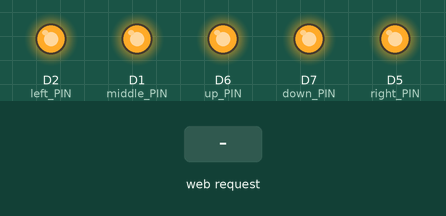
This sketch was run on a simulated ESP8266 (NodeMCU). Shown: output pins drawn as LEDs (lit = HIGH). Inputs (shaded band) come from the test bench. WiFi joins after 1.5 s; servers stay silent unless stated; what the sketch prints to the serial monitor is not drawn.

Above: at 3.2 s.
3.3 s: HTTP request GET /run-stop received
At 3.8 s:
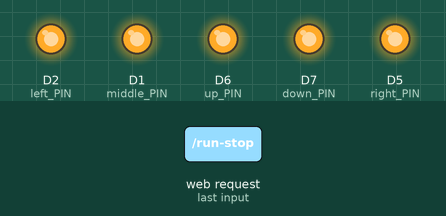
4.9 s: HTTP request GET /left received
At 6.2 s:
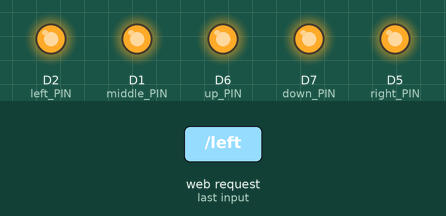
6.5 s: HTTP request GET /right received
At 7.5 s:
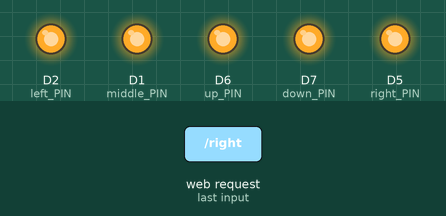
8.1 s: HTTP request GET /up received
At 8.7 s:
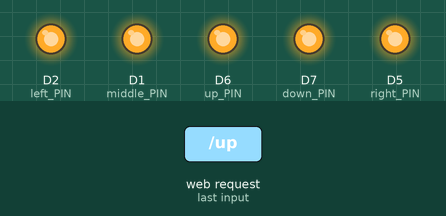
9.7 s: HTTP request GET /down received
At 11.1 s:
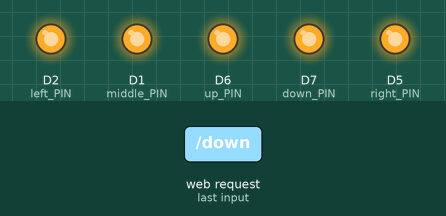
Timing chart, 0 to 12.3 s (numbered marks = the images above; inputs shaded):
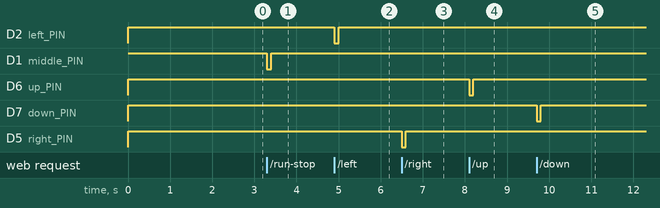

The sketch:

albilab_remote_esp.ino
```cpp
#include <Wire.h>
#include <ESP8266WiFi.h>
#include <ESP8266WebServer.h>


const char* ssid     = "";   // The SSID (name) of the Wi-Fi network you want to connect to
const char* password = "";     // The password of the Wi-Fi network

#define HTTP_REST_PORT 8080
ESP8266WebServer server(HTTP_REST_PORT);

uint8_t middle_PIN = D1;
uint8_t left_PIN = D2;
uint8_t right_PIN = D5;
uint8_t up_PIN = D6;
uint8_t down_PIN = D7;


void setup() {
  // zahájení komunikace po sériové lince
  Serial.begin(9600);


  pinMode(middle_PIN, OUTPUT);
  digitalWrite(middle_PIN, HIGH);

  pinMode(left_PIN, OUTPUT);
  digitalWrite(left_PIN, HIGH);

  pinMode(right_PIN, OUTPUT);
  digitalWrite(right_PIN, HIGH);

  pinMode(up_PIN, OUTPUT);
  digitalWrite(up_PIN, HIGH);

  pinMode(down_PIN, OUTPUT);
  digitalWrite(down_PIN, HIGH);

  delay(10);
  WiFi.begin(ssid, password);             // Connect to the network
  Serial.print("Connecting to ");
  Serial.print(ssid); Serial.println(" ...");

  int i = 0;
  while (WiFi.status() != WL_CONNECTED) { // Wait for the Wi-Fi to connect
    delay(1000);
    Serial.print(++i); Serial.print(' ');
  }

  Serial.println('\n');
  Serial.println("Connection established!");
  Serial.print("IP address:\t");
  Serial.println(WiFi.localIP());         // Send the IP address of the ESP8266 to the computer

  restServerRouting();
  server.begin();

}

void loop() {

  server.handleClient();

}

void restServerRouting() {
    server.on("/run-stop", HTTP_GET, []() {


        digitalWrite(middle_PIN, LOW);
        delay(100);

        digitalWrite(middle_PIN, HIGH);

        delay(100);

        server.send(200, F("text/html"),
            F("RUN/STOP"));
    });

    server.on("/left", HTTP_GET, []() {


        digitalWrite(left_PIN, LOW);
        delay(100);

        digitalWrite(left_PIN, HIGH);

        delay(100);

        server.send(200, F("text/html"),
            F("LEFT"));
    });

    server.on("/right", HTTP_GET, []() {


        digitalWrite(right_PIN, LOW);
        delay(100);

        digitalWrite(right_PIN, HIGH);

        delay(100);

        server.send(200, F("text/html"),
            F("RIGHT"));
    });

    server.on("/up", HTTP_GET, []() {


        digitalWrite(up_PIN, LOW);
        delay(100);

        digitalWrite(up_PIN, HIGH);

        delay(100);

        server.send(200, F("text/html"),
            F("UP"));
    });

    server.on("/down", HTTP_GET, []() {


        digitalWrite(down_PIN, LOW);
        delay(100);

        digitalWrite(down_PIN, HIGH);

        delay(100);

        server.send(200, F("text/html"),
            F("DOWN"));
    });
}
```

Measured:
- after the input at 3.3 s, D1 (middle_PIN): HIGH → LOW at once, → HIGH 0.10 s later
- after the input at 4.9 s, D2 (left_PIN): HIGH → LOW at once, → HIGH 0.10 s later
- after the input at 6.5 s, D5 (right_PIN): HIGH → LOW at once, → HIGH 0.10 s later
- after the input at 8.1 s, D6 (up_PIN): HIGH → LOW at once, → HIGH 0.10 s later
- after the input at 9.7 s, D7 (down_PIN): HIGH → LOW at once, → HIGH 0.10 s later
